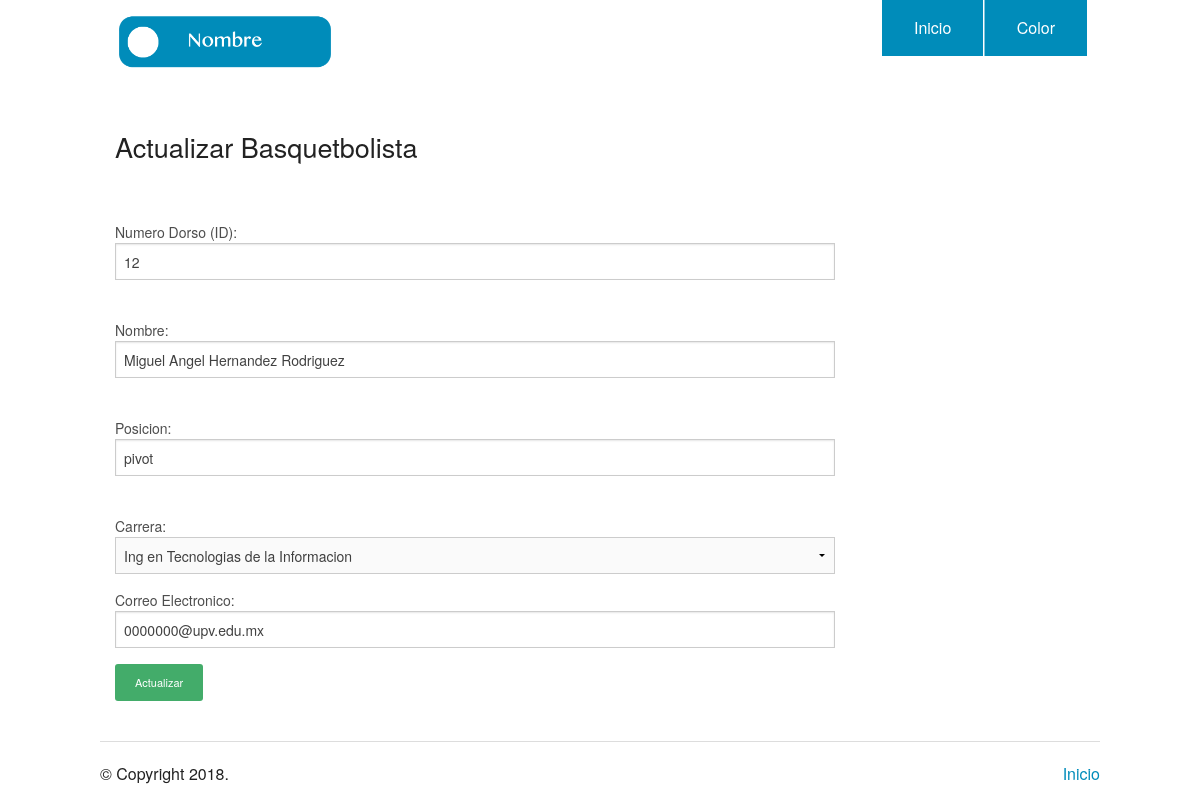
Screenshot of /update_form.php?id=12&type=2 with the database file from the repository.
### tables this page shows
CREATE TABLE `basquetbolistas` (
  `id` int(11) NOT NULL,
  `nombre` varchar(100) NOT NULL,
  `posicion` varchar(30) NOT NULL,
  `carrera` varchar(30) NOT NULL,
  `email` varchar(50) NOT NULL
);

### database_utilities.php (called while the page is built, shortened)
<?php
	require_once('database_credentials.php');
	try
	{
		$PDO = new PDO(	$dsn, $user, $password);
	}
	catch(PDOException $e)
	{
		echo 'Error al conectarnos: ' . $e->getMessage();
	}
	function search_per_id($type,$id)
	{
		global $PDO;
		if($type==1)
		{
			$table = "futbolistas";
		}
		else if($type ==2)
		{
			$table = "basquetbolistas";
		}
		$sql = "SELECT * FROM $table where id='$id'";
		$statement = $PDO->PREPARE($sql);
		$statement->EXECUTE();
		$results = $statement-> fetchAll();
		return $results[0];
	}
?>

### update_form.php (the view, shortened to what this page needs)
<?php
  $idBf = isset( $_GET['id'] ) ? $_GET['id'] : '';
  $type = isset( $_GET['type'] ) ? $_GET['type'] : '';
  if($type == 1)
  {
    $tipo = "Futbolista";
  }
  else if($type == 2)
  {
    $tipo = "Basquetbolista";
  }
  require_once('database_utilities.php');
  $resultados = search_per_id($type,$idBf);
?>
<!doctype html>
<html class="no-js" lang="en">
  <head>
    <link rel="stylesheet" href="./css/foundation.css" />
  </head>
  <body>
    <?php require_once('header.php'); ?>
    <div class="row">
      <div class="large-9 columns">
        <br><br>
        <h3>Actualizar <?php echo$tipo?></h3>
        <br><br>
        <div class="section-container tabs" data-section>
          <section class="section">
            <div class="content" data-slug="panel1">
              <form method="POST">
              <label>Numero Dorso (ID):  </label>
              <input type="text" name="id" value="<?php echo $resultados['id'];?>">
              <br>
              <label>Nombre: </label>
              <input type="text" name="nombre" value="<?php echo $resultados['nombre'];?>">
              <br>
              <label>Posicion: </label>
              <input type="text" name="posicion" value="<?php echo $resultados['posicion'];?>">
              <br>
              <label>Carrera: </label>
              <select name="carrera">
                <option <?php if ($resultados['carrera'] == "ITI") echo 'selected' ; ?> value="ITI">Ing en Tecnologias de la Informacion</option>
              </select>
              <br>
              <label>Correo Electronico: </label>
              <input type="email" name="email" value="<?php echo $resultados['email'];?>">
              <input type="submit" name="guardar" value="Actualizar" class="button radius tiny success" onClick=avoidDeleting();>
              </form>
            </div>
          </section>
        </div>
      </div>
    <?php require_once('footer.php'); ?>

### rows the page displays
basquetbolistas: id "12", nombre "Miguel Angel Hernandez Rodriguez", posicion "pivot", carrera "Ing en Tecnologias de la Informacion", email "0000000@upv.edu.mx"

### other values shown
$tipo "Basquetbolista"
